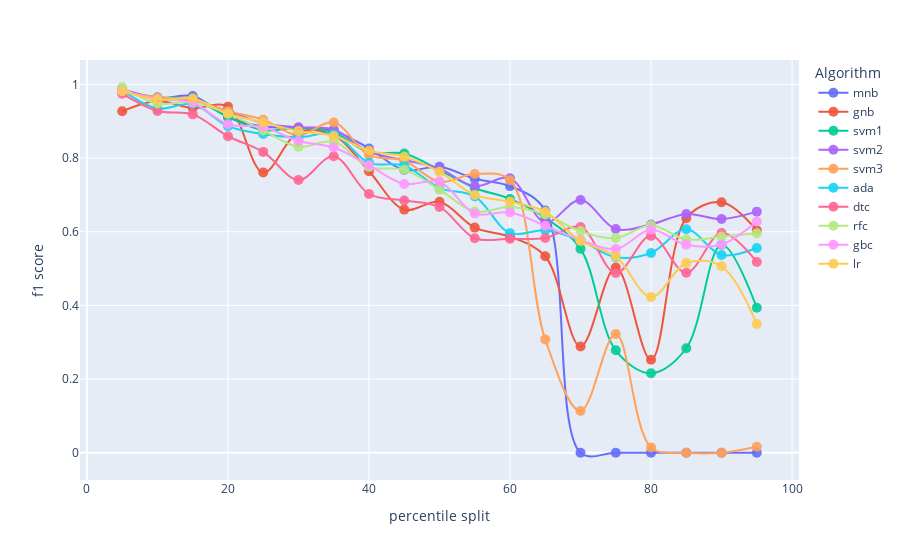

This figure's notebook cell:
### Code cell
fig = px.line(pd.DataFrame(scores_per_clf))
fig.update_layout(
    yaxis_title="f1 score",
    xaxis_title="percentile split",
    legend_title_text='Algorithm'
)
fig.update_traces(line_traces)

fig.show()

### Figure 1 — Plotly figure (JSON) as saved in the notebook; plotly's stock layout.template omitted (floating-point values rounded to 4 significant figures)
{"data": [{"hovertemplate": "variable=mnb<br>index=%{x}<br>value=%{y}<extra></extra>", "legendgroup": "mnb", "line": {"color": "#636efa", "dash": "solid", "shape": "spline", "smoothing": 1}, "marker": {"opacity": 0.9, "size": 10}, "mode": "lines+markers", "name": "mnb", "orientation": "v", "showlegend": true, "type": "scatter", "x": [5, 10, 15, 20, 25, 30, 35, 40, 45, 50, 55, 60, 65, 70, 75, 80, 85, 90, 95], "xaxis": "x", "y": [0.9828, 0.9617, 0.9683, 0.9114, 0.8854, 0.8816, 0.8739, 0.8261, 0.7674, 0.7764, 0.7437, 0.7238, 0.6576, 0, 0, 0, 0, 0, 0], "yaxis": "y"}, {"hovertemplate": "variable=gnb<br>index=%{x}<br>value=%{y}<extra></extra>", "legendgroup": "gnb", "line": {"color": "#EF553B", "dash": "solid", "shape": "spline", "smoothing": 1}, "marker": {"opacity": 0.9, "size": 10}, "mode": "lines+markers", "name": "gnb", "orientation": "v", "showlegend": true, "type": "scatter", "x": [5, 10, 15, 20, 25, 30, 35, 40, 45, 50, 55, 60, 65, 70, 75, 80, 85, 90, 95], "xaxis": "x", "y": [0.9271, 0.9551, 0.9357, 0.9396, 0.7607, 0.8696, 0.8617, 0.7643, 0.6601, 0.6812, 0.6112, 0.5864, 0.5334, 0.2886, 0.5029, 0.2525, 0.6366, 0.6803, 0.604], "yaxis": "y"}, {"hovertemplate": "variable=svm1<br>index=%{x}<br>value=%{y}<extra></extra>", "legendgroup": "svm1", "line": {"color": "#00cc96", "dash": "solid", "shape": "spline", "smoothing": 1}, "marker": {"opacity": 0.9, "size": 10}, "mode": "lines+markers", "name": "svm1", "orientation": "v", "showlegend": true, "type": "scatter", "x": [5, 10, 15, 20, 25, 30, 35, 40, 45, 50, 55, 60, 65, 70, 75, 80, 85, 90, 95], "xaxis": "x", "y": [0.9812, 0.965, 0.9601, 0.9115, 0.8757, 0.8816, 0.8699, 0.8156, 0.8124, 0.7675, 0.7188, 0.689, 0.6376, 0.5536, 0.2781, 0.2157, 0.2837, 0.5648, 0.3936], "yaxis": "y"}, {"hovertemplate": "variable=svm2<br>index=%{x}<br>value=%{y}<extra></extra>", "legendgroup": "svm2", "line": {"color": "#ab63fa", "dash": "solid", "shape": "spline", "smoothing": 1}, "marker": {"opacity": 0.9, "size": 10}, "mode": "lines+markers", "name": "svm2", "orientation": "v", "showlegend": true, "type": "scatter", "x": [5, 10, 15, 20, 25, 30, 35, 40, 45, 50, 55, 60, 65, 70, 75, 80, 85, 90, 95], "xaxis": "x", "y": [0.9876, 0.9618, 0.9551, 0.9276, 0.8949, 0.8834, 0.8775, 0.8166, 0.7948, 0.7711, 0.7238, 0.745, 0.6255, 0.6863, 0.6075, 0.6198, 0.6483, 0.6347, 0.6545], "yaxis": "y"}, {"hovertemplate": "variable=svm3<br>index=%{x}<br>value=%{y}<extra></extra>", "legendgroup": "svm3", "line": {"color": "#FFA15A", "dash": "solid", "shape": "spline", "smoothing": 1}, "marker": {"opacity": 0.9, "size": 10}, "mode": "lines+markers", "name": "svm3", "orientation": "v", "showlegend": true, "type": "scatter", "x": [5, 10, 15, 20, 25, 30, 35, 40, 45, 50, 55, 60, 65, 70, 75, 80, 85, 90, 95], "xaxis": "x", "y": [0.9797, 0.965, 0.9568, 0.9273, 0.904, 0.8618, 0.8964, 0.8078, 0.7926, 0.7356, 0.7569, 0.7398, 0.3077, 0.1132, 0.3223, 0.01449, 0, 0, 0.01639], "yaxis": "y"}, {"hovertemplate": "variable=ada<br>index=%{x}<br>value=%{y}<extra></extra>", "legendgroup": "ada", "line": {"color": "#19d3f3", "dash": "solid", "shape": "spline", "smoothing": 1}, "marker": {"opacity": 0.9, "size": 10}, "mode": "lines+markers", "name": "ada", "orientation": "v", "showlegend": true, "type": "scatter", "x": [5, 10, 15, 20, 25, 30, 35, 40, 45, 50, 55, 60, 65, 70, 75, 80, 85, 90, 95], "xaxis": "x", "y": [0.9844, 0.9346, 0.9466, 0.8868, 0.8652, 0.8565, 0.8649, 0.7869, 0.7799, 0.7186, 0.6961, 0.5962, 0.6038, 0.5763, 0.5307, 0.5423, 0.6068, 0.537, 0.5558], "yaxis": "y"}, {"hovertemplate": "variable=dtc<br>index=%{x}<br>value=%{y}<extra></extra>", "legendgroup": "dtc", "line": {"color": "#FF6692", "dash": "solid", "shape": "spline", "smoothing": 1}, "marker": {"opacity": 0.9, "size": 10}, "mode": "lines+markers", "name": "dtc", "orientation": "v", "showlegend": true, "type": "scatter", "x": [5, 10, 15, 20, 25, 30, 35, 40, 45, 50, 55, 60, 65, 70, 75, 80, 85, 90, 95], "xaxis": "x", "y": [0.9747, 0.9276, 0.9187, 0.8592, 0.8167, 0.7405, 0.805, 0.7024, 0.6847, 0.6673, 0.5824, 0.5809, 0.583, 0.6129, 0.4878, 0.5888, 0.4885, 0.5964, 0.5179], "yaxis": "y"}, {"hovertemplate": "variable=rfc<br>index=%{x}<br>value=%{y}<extra></extra>", "legendgroup": "rfc", "line": {"color": "#B6E880", "dash": "solid", "shape": "spline", "smoothing": 1}, "marker": {"opacity": 0.9, "size": 10}, "mode": "lines+markers", "name": "rfc", "orientation": "v", "showlegend": true, "type": "scatter", "x": [5, 10, 15, 20, 25, 30, 35, 40, 45, 50, 55, 60, 65, 70, 75, 80, 85, 90, 95], "xaxis": "x", "y": [0.9922, 0.9481, 0.9518, 0.921, 0.8752, 0.8305, 0.8448, 0.7759, 0.7681, 0.7141, 0.655, 0.6669, 0.6467, 0.6017, 0.5828, 0.6177, 0.579, 0.5868, 0.5957], "yaxis": "y"}, {"hovertemplate": "variable=gbc<br>index=%{x}<br>value=%{y}<extra></extra>", "legendgroup": "gbc", "line": {"color": "#FF97FF", "dash": "solid", "shape": "spline", "smoothing": 1}, "marker": {"opacity": 0.9, "size": 10}, "mode": "lines+markers", "name": "gbc", "orientation": "v", "showlegend": true, "type": "scatter", "x": [5, 10, 15, 20, 25, 30, 35, 40, 45, 50, 55, 60, 65, 70, 75, 80, 85, 90, 95], "xaxis": "x", "y": [0.9812, 0.9601, 0.9501, 0.8918, 0.8842, 0.8462, 0.8286, 0.7804, 0.7298, 0.7356, 0.6494, 0.6521, 0.6161, 0.5776, 0.5529, 0.6051, 0.5645, 0.5655, 0.628], "yaxis": "y"}, {"hovertemplate": "variable=lr<br>index=%{x}<br>value=%{y}<extra></extra>", "legendgroup": "lr", "line": {"color": "#FECB52", "dash": "solid", "shape": "spline", "smoothing": 1}, "marker": {"opacity": 0.9, "size": 10}, "mode": "lines+markers", "name": "lr", "orientation": "v", "showlegend": true, "type": "scatter", "x": [5, 10, 15, 20, 25, 30, 35, 40, 45, 50, 55, 60, 65, 70, 75, 80, 85, 90, 95], "xaxis": "x", "y": [0.9812, 0.9584, 0.9617, 0.9205, 0.8968, 0.8732, 0.86, 0.8199, 0.8037, 0.7626, 0.6999, 0.6817, 0.654, 0.5747, 0.533, 0.4231, 0.5149, 0.5061, 0.3496], "yaxis": "y"}], "layout": {"legend": {"title": {"text": "Algorithm"}, "tracegroupgap": 0}, "margin": {"t": 60}, "xaxis": {"anchor": "y", "domain": [0, 1], "title": {"text": "percentile split"}}, "yaxis": {"anchor": "x", "domain": [0, 1], "title": {"text": "f1 score"}}}}
